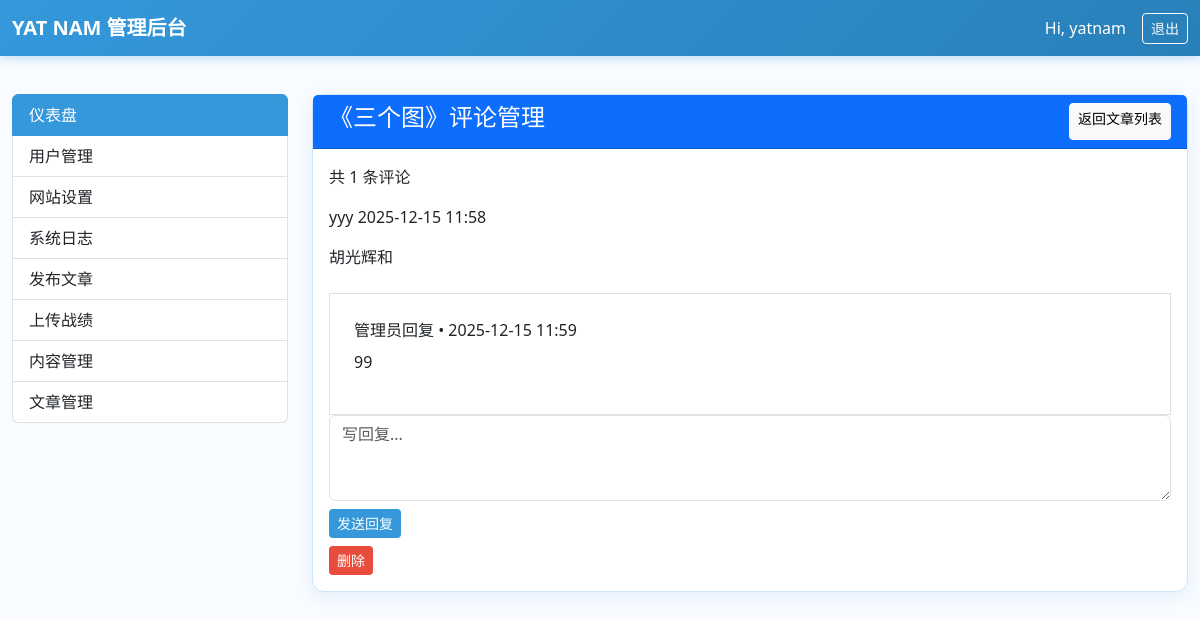
Page /admin/article_comments/17 (signed in) on the committed database.
### models.py (models this page shows, shortened)
class User(UserMixin, db.Model):
    __tablename__ = 'user'
    __table_args__ = {'extend_existing': True}
    id = db.Column(db.Integer, primary_key=True)
    username = db.Column(db.String(80), unique=True, nullable=False, index=True)
    email = db.Column(db.String(120), unique=True, nullable=False, index=True)
    password_hash = db.Column(db.String(255), nullable=False)
    avatar = db.Column(db.String(200), default='/static/images/avatar/default.png')
    bio = db.Column(db.Text, default='这个家伙很懒，什么都没写。')
    github = db.Column(db.String(200))
    twitter = db.Column(db.String(200))
    is_admin = db.Column(db.Boolean, default=False)
    last_login = db.Column(db.DateTime)  # 上次登录时间
    current_login = db.Column(db.DateTime)  # 本次登录时间
    last_login_ip = db.Column(db.String(45))  # 上次登录 IP
    current_login_ip = db.Column(db.String(45))  # 本次登录 IP
    total_logins = db.Column(db.Integer, default=0)  # 总登录次数
    posts = db.relationship('Post', backref='author', lazy='dynamic', cascade='all, delete-orphan')
    taiko_records = db.relationship('TaikoRecord', backref='player', lazy='dynamic', cascade='all, delete-orphan')
    comments = db.relationship('Comment', backref='author', lazy='dynamic')
    def is_admin_user(self) -> bool:
        return self.is_admin

class Post(db.Model):
    __tablename__ = 'post'
    id = db.Column(db.Integer, primary_key=True)
    title = db.Column(db.String(200), nullable=False)
    slug = db.Column(db.String(200), unique=True, nullable=False, index=True)
    content = db.Column(db.Text, nullable=False)           # Markdown 原文
    content_html = db.Column(db.Text)                      # 渲染后 HTML（缓存）
    summary = db.Column(db.Text)                           # 摘要（可选）
    category = db.Column(db.Enum(Category), default=Category.TECH)
    tags = db.Column(db.String(200))                       # 逗号分隔
    cover_image = db.Column(db.String(200))
    is_published = db.Column(db.Boolean, default=True)
    view_count = db.Column(db.Integer, default=0)
    created_at = db.Column(db.DateTime, default=datetime.utcnow, index=True)
    updated_at = db.Column(db.DateTime, default=datetime.utcnow, onupdate=datetime.utcnow)
    is_pinned = db.Column(db.Boolean, default=False, index=True)  # 置顶
    author_id = db.Column(db.Integer, db.ForeignKey('user.id'), nullable=False)
    comments = db.relationship('Comment', backref='post', lazy='dynamic', cascade='all, delete-orphan')
    images = db.relationship(
        "PostImage",
        backref="post",
        lazy="dynamic",
        cascade="all, delete-orphan"
    )

class Comment(db.Model):
    __tablename__ = 'comment'
    id = db.Column(db.Integer, primary_key=True)
    content = db.Column(db.Text, nullable=False)
    created_at = db.Column(db.DateTime, default=datetime.utcnow)
    is_approved = db.Column(db.Boolean, default=True)
    reply = db.Column(db.Text)  # 管理员回复内容
    replied_at = db.Column(db.DateTime)  # 回复时间
    author_id = db.Column(db.Integer, db.ForeignKey('user.id'), nullable=False)
    post_id = db.Column(db.Integer, db.ForeignKey('post.id'), nullable=False)

### admin/views.py (the view)
@admin_blueprint.route('/article_comments/<int:post_id>')
def article_comments(post_id):
    post = Post.query.get_or_404(post_id)
    comments = post.comments.order_by(Comment.created_at.desc()).all()
    return render_template('admin/comments.html', post=post, comments=comments)

### admin/views.py (called while the page is built)
@admin_blueprint.before_request
@login_required
def require_admin():
    if not current_user.is_admin_user():
        flash('需要管理员权限', 'danger')
        return redirect(url_for('index'))
    return None

### templates/admin/comments.html
{% extends "admin/base.html" %}
{% block content %}
<div class="row">
    <div class="col-md-3">
        <div class="list-group">
            <a href="{{ url_for('admin.dashboard') }}" class="list-group-item list-group-item-action active glow-text">仪表盘</a>
            <a href="{{ url_for('admin.view_users') }}" class="list-group-item list-group-item-action">用户管理</a>
            <a href="{{ url_for('admin.site_settings') }}" class="list-group-item list-group-item-action">网站设置</a>
            <a href="{{ url_for('admin.view_logs') }}" class="list-group-item list-group-item-action">系统日志</a>
            <a href="{{ url_for('admin.write_post') }}" class="list-group-item list-group-item-action">发布文章</a>
            <a href="{{ url_for('admin.add_taiko') }}" class="list-group-item list-group-item-action">上传战绩</a>
            <a href="{{ url_for('admin.manage_contents') }}" class="list-group-item list-group-item-action">内容管理</a>
            <a href="{{ url_for('admin.manage_articles') }}" class="list-group-item list-group-item-action {% if request.endpoint == 'admin.manage_articles' %}active glow-text{% endif %}">文章管理</a>
        </div>
    </div>
    <div class="col-md-9">
        <div class="card">
            <div class="card-header bg-primary text-white d-flex justify-content-between">
                <h4 class="glow-text">《{{ post.title }}》评论管理</h4>
                <a href="{{ url_for('admin.manage_articles') }}" class="btn btn-light btn-sm">返回文章列表</a>
            </div>
            <div class="card-body">
                <p class="mb-6">共 {{ comments|length }} 条评论</p>
                {% if comments %}
                <div class="space-y-6">
                    {% for comment in comments %}
                    <div class="glass rounded-xl p-6 flex justify-between items-start">
                        <div class="flex-1">
                            <div class="flex items-center gap-3 mb-3">
                                <span class="font-mono text-primary-glow">{{ comment.author.username }}</span>
                                <span class="text-text-muted text-sm">{{ comment.created_at.strftime('%Y-%m-%d %H:%M') }}</span>
                            </div>
                            <p class="text-text leading-relaxed">{{ comment.content | safe }}</p>
                            {% if comment.reply %}
                            <div class="glass rounded-xl p-4 mt-4 bg-primary/10 border border-primary/30">
                                <p class="text-sm text-text-muted mb-2">管理员回复 • {{ comment.replied_at.strftime('%Y-%m-%d %H:%M') }}</p>
                                <p class="text-text">{{ comment.reply | safe }}</p>
                            </div>
                            {% endif %}
                        </div>
                        <div class="flex gap-2">
                            <form method="POST" action="{{ url_for('admin.reply_comment', comment_id=comment.id) }}" class="mb-2">
                                <textarea name="reply" rows="3" class="form-control text-sm" placeholder="写回复..."></textarea>
                                <button type="submit" class="btn btn-primary btn-sm mt-2">发送回复</button>
                            </form>
                            <form method="POST" action="{{ url_for('admin.delete_comment', comment_id=comment.id) }}">
                                <button type="submit" class="btn btn-danger btn-sm" onclick="return confirm('确定删除？')">删除</button>
                            </form>
                        </div>
                    </div>
                    {% endfor %}
                </div>
                {% else %}
                <p class="text-center text-text-muted py-8">暂无评论</p>
                {% endif %}
            </div>
        </div>
    </div>
</div>
{% endblock %}

### templates/admin/base.html (shortened to what this page needs)
<!DOCTYPE html>
<html lang="zh-CN">
<head>
    <link href="https://cdn.jsdelivr.net/npm/bootstrap@5.3.0/dist/css/bootstrap.min.css" rel="stylesheet">
    <link href="https://cdn.jsdelivr.net/npm/bootstrap-icons@1.10.0/font/bootstrap-icons.css" rel="stylesheet">
</head>
<body>
    <nav class="navbar navbar-dark fixed-top">
        <div class="container-fluid">
            <a class="navbar-brand fw-bold" href="{{ url_for('admin.dashboard') }}">YAT NAM 管理后台</a>
            <div class="d-flex align-items-center text-white">
                <span class="me-3">Hi, {{ current_user.username }}</span>
                <a href="{{ url_for('users.logout') }}" class="btn btn-outline-light btn-sm">退出</a>
            </div>
        </div>
    </nav>
    <div class="container-fluid py-4">
        {% block content %}{% endblock %}
    </div>
</body>
</html>

### templates/admin/base.html (style rules this page uses)
body { background: #f8fbff; color: #2c3e50; padding-top: 70px; font-family: 'JetBrains Mono', 'Segoe UI', sans-serif; }
.navbar { background: linear-gradient(135deg, #3498db, #2980b9) !important; box-shadow: 0 2px 10px rgba(52, 152, 219, 0.3); }
.navbar-brand, .navbar .text-white { color: #ffffff !important; }
.card { background: #ffffff; border: 1px solid #d0e4ff; box-shadow: 0 4px 15px rgba(52, 152, 219, 0.1); border-radius: 12px; }
.btn-primary { background: #3498db; border: none; }
.btn-danger { background: #e74c3c; border: none; }
.list-group-item.active { background: #3498db; border-color: #3498db; }

### rows in the picture
User: username "yatnam"
Post: title "三个图"
Comment: author.username "yyy", created_at "2025-12-15 11:58", content "胡光辉和", replied_at "2025-12-15 11:59", reply "99"

### other values in the picture
{{ comments|length }} "1"
